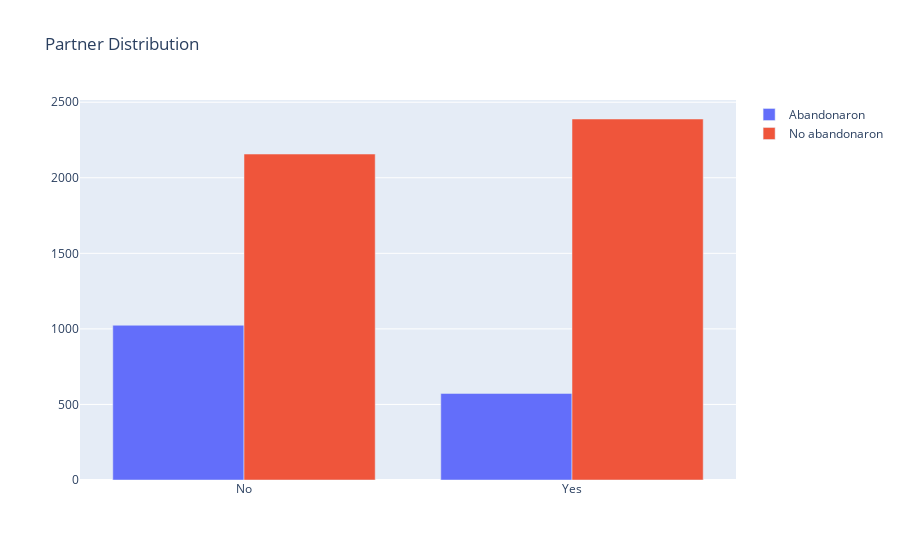

Write notebook code for a chart like this one.
### Markdown cell above
### En el caso en que la persona tenga algún acompañante o no, en los casos en lo que no tiene el cliente deja de usar el servicio, se podría generar algún tipo de producto que vaya dirigido a estas personas que estan solas.

### Code cell
grafica_de_barras("Churn","Partner")

### Figure 1 — Plotly figure (JSON) as saved in the notebook; plotly's stock layout.template omitted (floating-point values rounded to 4 significant figures)
{"data": [{"name": "Abandonaron", "type": "bar", "x": ["No", "Yes"], "y": [1024, 573]}, {"name": "No abandonaron", "type": "bar", "x": ["Yes", "No"], "y": [2389, 2157]}], "layout": {"title": {"text": "Partner Distribution"}}}
